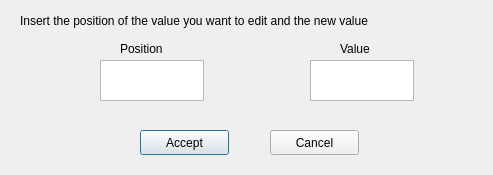
<?xml version="1.0" encoding="UTF-8"?>
<ui version="4.0">
 <class>popupwindow2</class>
 <widget class="QDialog" name="popupwindow2">
  <property name="geometry">
   <rect>
    <x>0</x>
    <y>0</y>
    <width>493</width>
    <height>175</height>
   </rect>
  </property>
  <property name="windowTitle">
   <string>Dialog</string>
  </property>
  <widget class="QPushButton" name="pushButton">
   <property name="geometry">
    <rect>
     <x>140</x>
     <y>130</y>
     <width>89</width>
     <height>25</height>
    </rect>
   </property>
   <property name="text">
    <string>Accept</string>
   </property>
  </widget>
  <widget class="QTextEdit" name="textEdit">
   <property name="geometry">
    <rect>
     <x>100</x>
     <y>60</y>
     <width>104</width>
     <height>41</height>
    </rect>
   </property>
  </widget>
  <widget class="QPushButton" name="pushButton_2">
   <property name="geometry">
    <rect>
     <x>270</x>
     <y>130</y>
     <width>89</width>
     <height>25</height>
    </rect>
   </property>
   <property name="text">
    <string>Cancel</string>
   </property>
  </widget>
  <widget class="QLabel" name="label">
   <property name="geometry">
    <rect>
     <x>20</x>
     <y>10</y>
     <width>461</width>
     <height>21</height>
    </rect>
   </property>
   <property name="text">
    <string>Insert the position of the value you want to edit and the new value</string>
   </property>
  </widget>
  <widget class="QTextEdit" name="textEdit_2">
   <property name="geometry">
    <rect>
     <x>310</x>
     <y>60</y>
     <width>104</width>
     <height>41</height>
    </rect>
   </property>
  </widget>
  <widget class="QLabel" name="label_2">
   <property name="geometry">
    <rect>
     <x>120</x>
     <y>40</y>
     <width>67</width>
     <height>17</height>
    </rect>
   </property>
   <property name="text">
    <string>Position</string>
   </property>
  </widget>
  <widget class="QLabel" name="label_3">
   <property name="geometry">
    <rect>
     <x>340</x>
     <y>40</y>
     <width>41</width>
     <height>17</height>
    </rect>
   </property>
   <property name="text">
    <string>Value</string>
   </property>
  </widget>
 </widget>
 <resources/>
 <connections/>
</ui>
